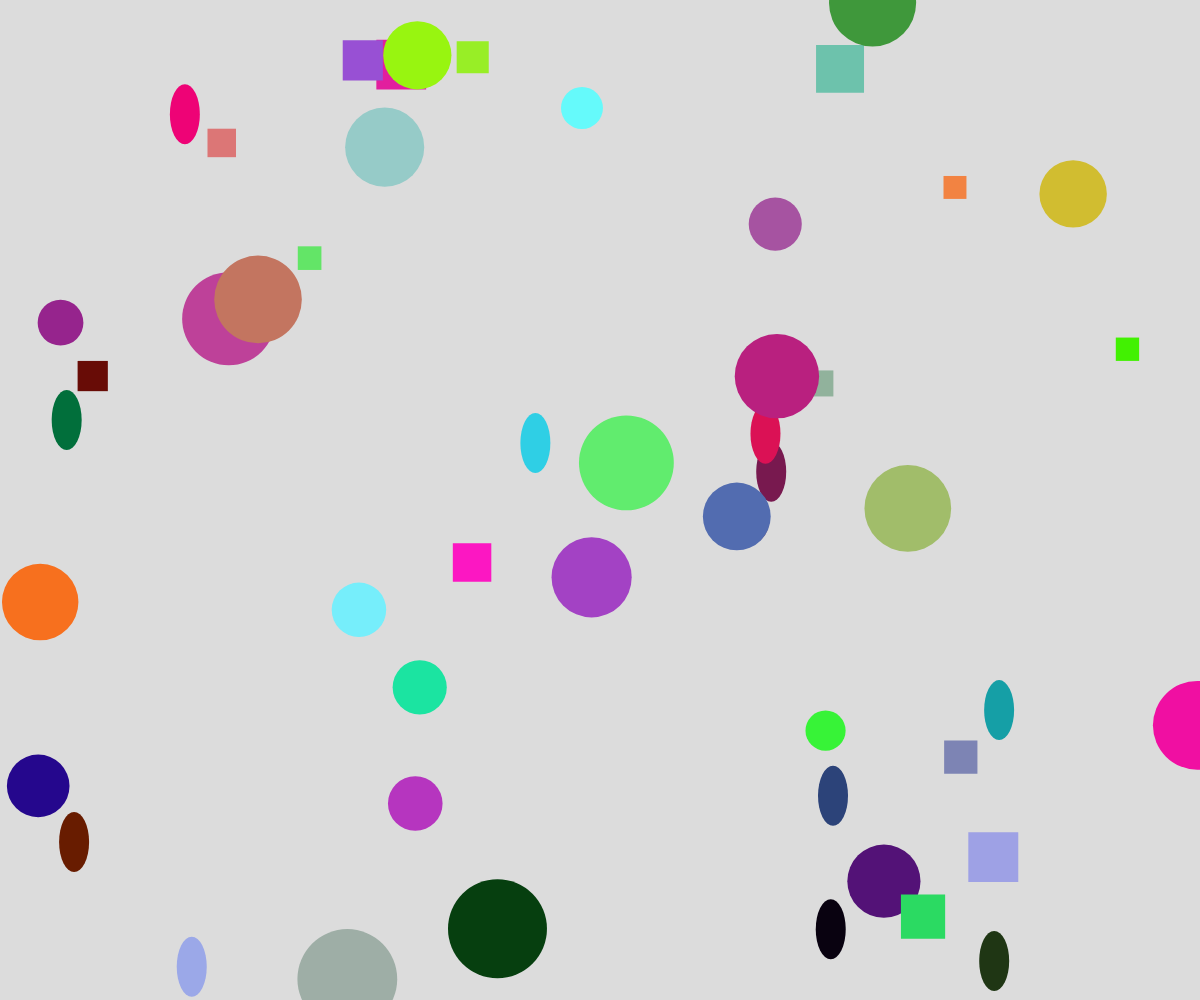
Frame 1 (no input)
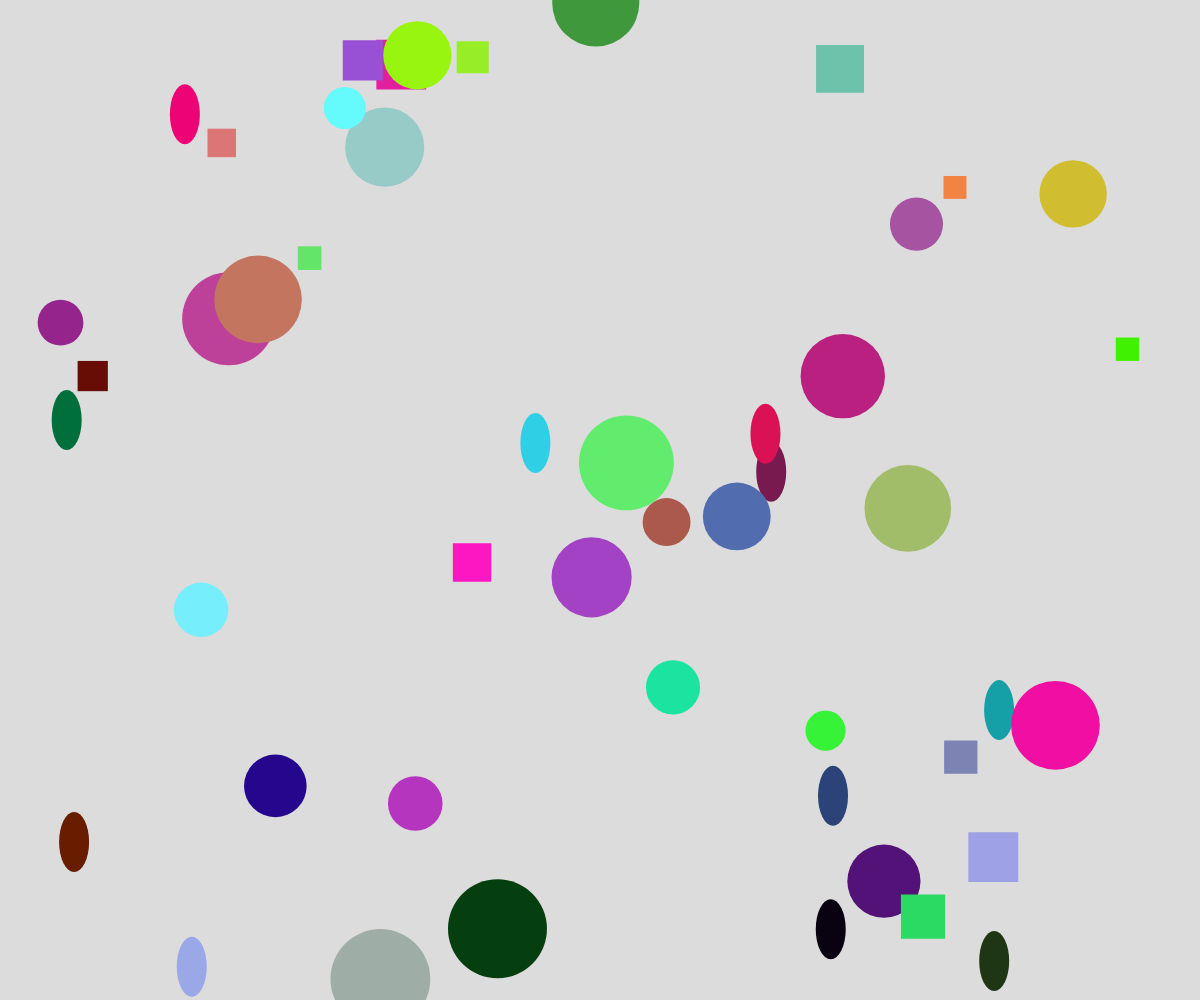
Frame 60 (no input)
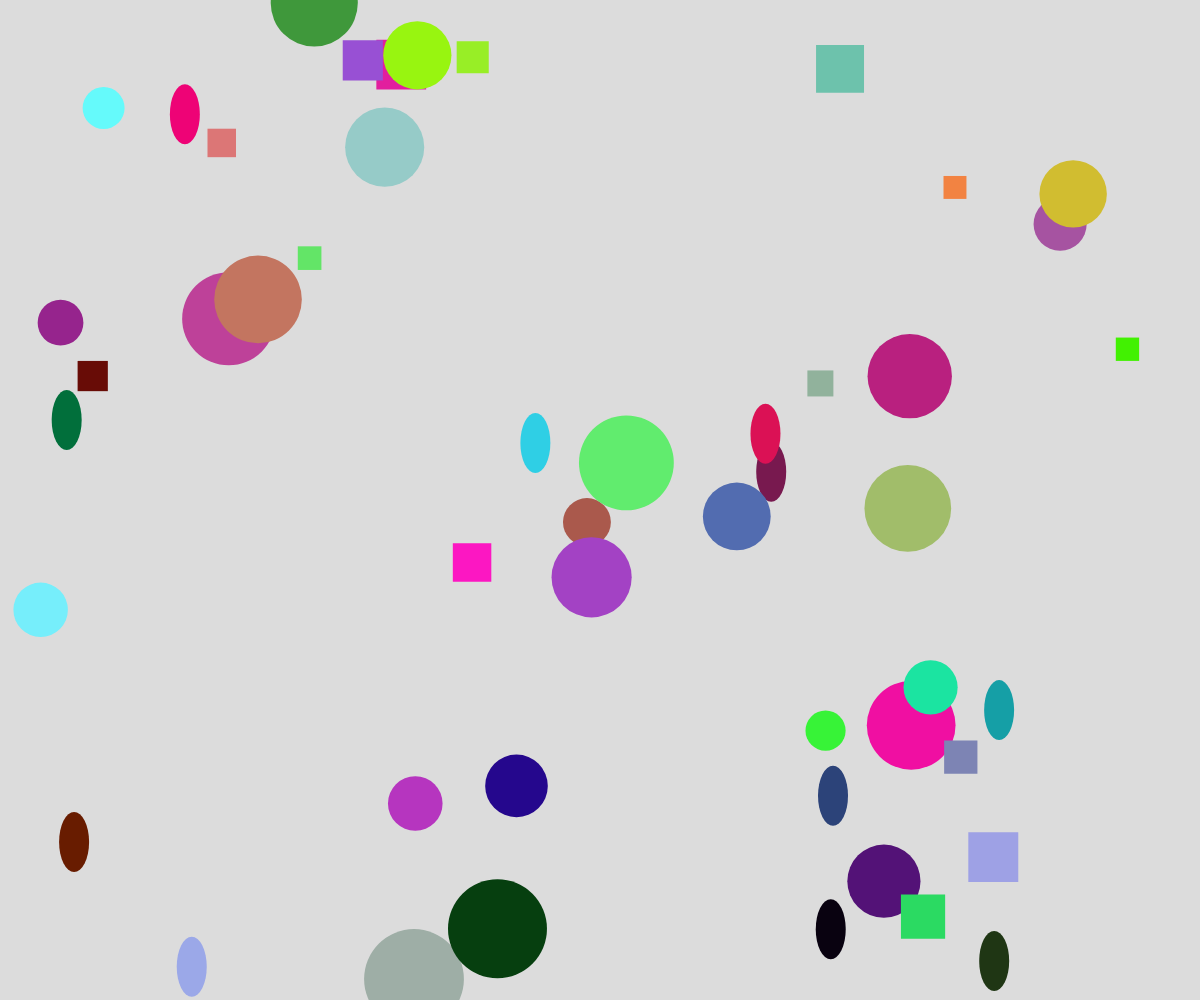
Frame 120 (the mouse pressed at the canvas centre since frame 60)

The p5.js sketch that drew these frames (run headless with seeded random() and noise() and a simulated clock; from frame 60 on, the mouse is pressed at the canvas centre):

// p5.js sketch
// ── sketch.js
// OOP Inheritance Demo



let theShapes = [];

function setup() {
  createCanvas(windowWidth, windowHeight);
  for(let i = 0; i < 50; i++){
    let someColor = color(random(255), random(255), random(255));
    let x = random(width);
    let y = random(height);

    let choice = random(100);
    if(choice < 25 ){
      let someShape = new Shape(x, y, someColor);
      theShapes.push(someShape);
    }
    else if(choice < 50){
      let radius = random(20,50);
      let someCircle = new Circle(x, y, someColor, radius);
      theShapes.push(someCircle);
    }

    else if(choice < 75){
      let speed = random(-5,5);
      let radius = random(20,50);
      let someCircle =  new MovingCircle(x, y, someColor, radius, speed);
      theShapes.push(someCircle);
    }
    else{
      let size = random(20,50);
      let someSquare = new Square(x, y, someColor, size);
      theShapes.push(someSquare);
    }
  
  }

}

function draw() {
  background(220);
  for(let theShape of theShapes){
    theShape.display();
  }

}

class Shape{
  constructor(x, y, color){
    this.x = x;
    this.y = y;
    this.color = color;
  }

  display(){
    // place holder display function
    noStroke();
    fill(this.color);
    ellipse(this.x, this.y, 30, 60);
  }
}

class Circle extends Shape{
  constructor(x, y, color, radius){
    super(x,y,color);
    this.radius = radius;
  }

  display(){
    noStroke();
    fill(this.color);
    circle(this.x, this.y, this.radius * 2);
  }
}


class Square extends Shape{
  constructor(x, y, color, size){
    super(x,y,color);
    this.size = size;
  }

  display(){
    noStroke();
    fill(this.color);
    rectMode(CENTER);
    rect(this.x, this.y, this.size, this.size);
  }
}


class MovingCircle extends Circle{
  constructor(x,y,color,radius,speed){
    super(x,y,color,radius);
    this.speed = speed;
  }
  update(){
    this.x += this.speed;
    if(this.x > width){
      this.x = -this.radius;
    }
  }

  display(){
    this.update();
    super.display();
  }
}
